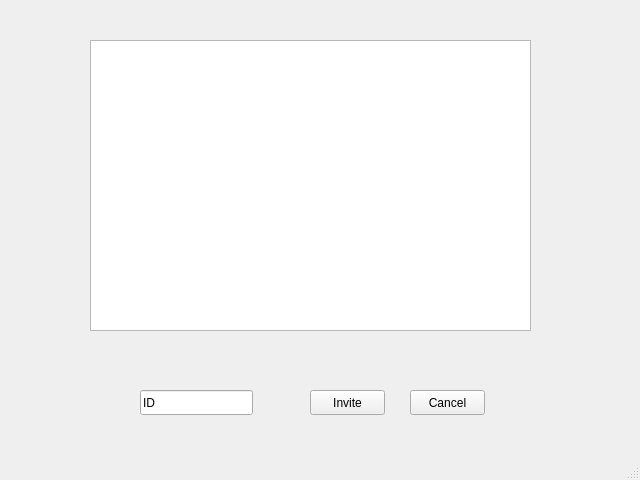
<?xml version="1.0" encoding="UTF-8"?>
<ui version="4.0">
 <class>Lobby</class>
 <widget class="QMainWindow" name="Lobby">
  <property name="geometry">
   <rect>
    <x>0</x>
    <y>0</y>
    <width>640</width>
    <height>480</height>
   </rect>
  </property>
  <property name="windowTitle">
   <string>MainWindow</string>
  </property>
  <widget class="QWidget" name="centralwidget">
   <widget class="QListView" name="lobbyList">
    <property name="geometry">
     <rect>
      <x>90</x>
      <y>40</y>
      <width>441</width>
      <height>291</height>
     </rect>
    </property>
   </widget>
   <widget class="QPushButton" name="inviteButton">
    <property name="geometry">
     <rect>
      <x>310</x>
      <y>390</y>
      <width>75</width>
      <height>25</height>
     </rect>
    </property>
    <property name="text">
     <string>Invite</string>
    </property>
   </widget>
   <widget class="QPushButton" name="inviteCancel">
    <property name="geometry">
     <rect>
      <x>410</x>
      <y>390</y>
      <width>75</width>
      <height>25</height>
     </rect>
    </property>
    <property name="text">
     <string>Cancel</string>
    </property>
   </widget>
   <widget class="QLineEdit" name="playerID">
    <property name="geometry">
     <rect>
      <x>140</x>
      <y>390</y>
      <width>113</width>
      <height>25</height>
     </rect>
    </property>
    <property name="text">
     <string>ID</string>
    </property>
   </widget>
  </widget>
  <widget class="QMenuBar" name="menubar">
   <property name="geometry">
    <rect>
     <x>0</x>
     <y>0</y>
     <width>640</width>
     <height>21</height>
    </rect>
   </property>
  </widget>
  <widget class="QStatusBar" name="statusbar"/>
 </widget>
 <resources/>
 <connections/>
</ui>
